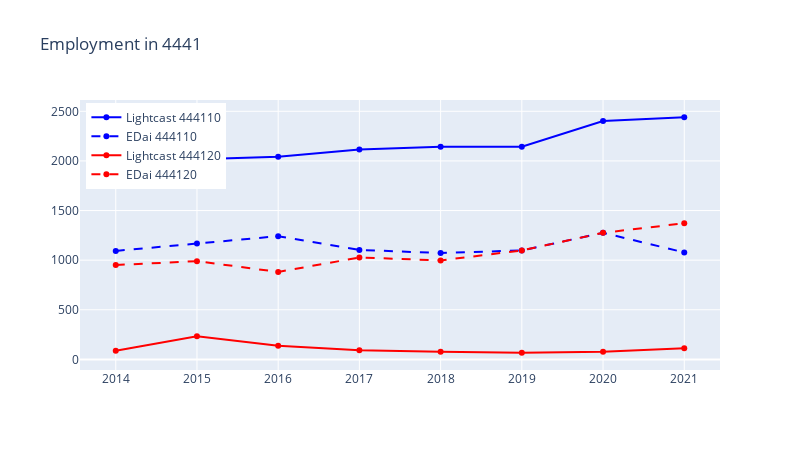

The notebook cell this image was saved under:
### Code cell
fig = go.Figure()
fig.add_trace(
    go.Scatter(
        x = years,
        y = lightcast.loc[444110].astype(float),
        name = 'Lightcast 444110',
        line={'color': 'blue'}

    )
)
fig.add_trace(
    go.Scatter(
        x = years,
        y = employment_series['444110'].astype(float),
        name = 'EDai 444110',
        line={'color': 'blue', 'dash': 'dash'}
    )
)
fig.add_trace(
    go.Scatter(
        x = years,
        y = lightcast.loc[444120].astype(float),
        name = 'Lightcast 444120',
        line = {'color': 'red'}
    )
)
fig.add_trace(
    go.Scatter(
        x = years,
        y = employment_series['444120'].astype(float),
        name = 'EDai 444120',
        line={'color': 'red', 'dash': 'dash'}
    )
)

fig.update_layout(
    title='Employment in 44411',
    width=800,
    height=450,
    legend=dict(
                y=0.99,
                x=0.01
                )
)

### Figure 1 — Plotly figure (JSON) as saved in the notebook; plotly's stock layout.template omitted (floating-point values rounded to 4 significant figures)
{"data": [{"line": {"color": "blue"}, "name": "Lightcast 444110", "type": "scatter", "x": [2014, 2015, 2016, 2017, 2018, 2019, 2020, 2021], "y": [2007, 2017, 2041, 2115, 2142, 2143, 2402, 2440]}, {"line": {"color": "blue", "dash": "dash"}, "name": "EDai 444110", "type": "scatter", "x": [2014, 2015, 2016, 2017, 2018, 2019, 2020, 2021], "y": [1093.0, 1169.0, 1241.0, 1103.0, 1072.0, 1098.0, 1275.0, 1078.0]}, {"line": {"color": "red"}, "name": "Lightcast 444120", "type": "scatter", "x": [2014, 2015, 2016, 2017, 2018, 2019, 2020, 2021], "y": [87, 233, 138, 91, 77, 67, 78, 113]}, {"line": {"color": "red", "dash": "dash"}, "name": "EDai 444120", "type": "scatter", "x": [2014, 2015, 2016, 2017, 2018, 2019, 2020, 2021], "y": [950.7, 990.1, 881.5, 1027.0, 997.4, 1098.0, 1276.0, 1372.0]}], "layout": {"height": 450, "legend": {"x": 0.01, "y": 0.99}, "title": {"text": "Employment in 4441"}, "width": 800}}
